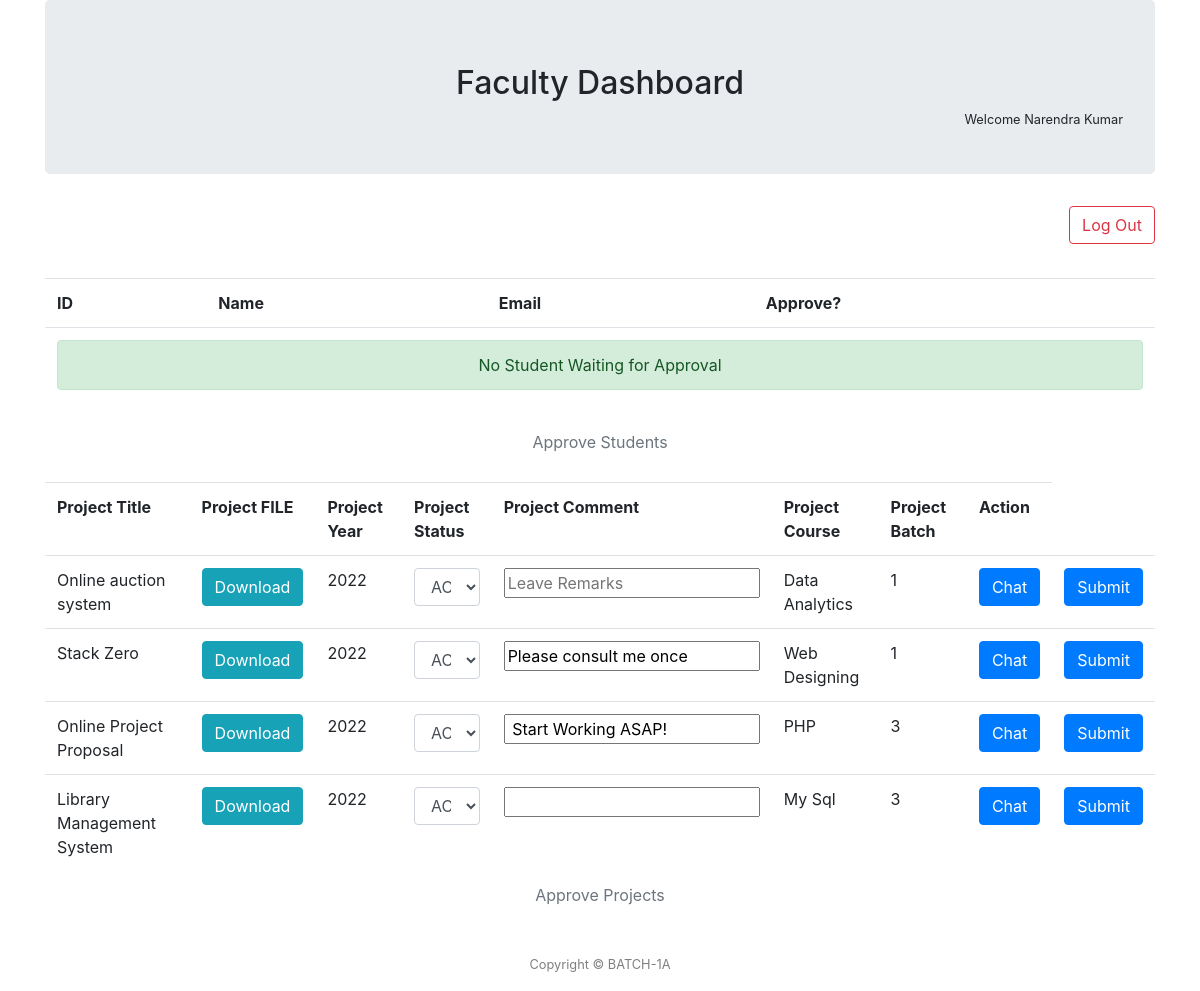
Screenshot of /faculty/index.php (signed in) with the database file from the repository.
### tables this page shows
CREATE TABLE faculty_record (
  faculty_ID int NOT NULL AUTO_INCREMENT,
  faculty_FIRST_NAME varchar(50) NOT NULL,
  faculty_LAST_NAME varchar(50) NOT NULL,
  faculty_EMAIL varchar(50) NOT NULL,
  faculty_DEPT varchar(30) NOT NULL,
  faculty_PASSWORD varchar(50) NOT NULL,
   PRIMARY KEY(faculty_ID)
);

CREATE TABLE project_record (
  project_ID int NOT NULL AUTO_INCREMENT,
  student_ID int NOT NULL,
  faculty_ID int NOT NULL,
  project_TITLE varchar(50) NOT NULL,
  project_YEAR int NOT NULL,
  project_PROFESSOR varchar(50) DEFAULT NULL,
  project_BATCH int NOT NULL,
  project_COURSE varchar(50) NOT NULL,
  project_COMMENT varchar(500) DEFAULT NULL,
  project_STATUS tinyint(1) NOT NULL DEFAULT 0,
  project_file varchar(100) NOT NULL,
   PRIMARY KEY(project_ID)
);

### faculty/index.php (the view, shortened to what this page needs)
<?php
    require_once('../server/connection.php');
    $facultyID = $_SESSION['id'];
    $sql = "SELECT faculty_FIRST_NAME , faculty_LAST_NAME FROM faculty_record WHERE faculty_ID = ${facultyID}";
    $result = $conn->query($sql);
    $data = $result->fetch_assoc();
    $facultyNAME = $data['faculty_FIRST_NAME'] . " " . $data['faculty_LAST_NAME'];
?>
<!DOCTYPE html>
<html lang="en">
<head>
    <link rel="stylesheet" href="../css/bootstrap.css">
    <link rel="stylesheet" href="style.css">
</head>
<body>
    <div class="container container-fluid">
        <div class="jumbotron">
            <h2 class="center">
                Faculty Dashboard
            </h2>
            <small class="right">Welcome <?php echo $facultyNAME?> </small>
        </div>
        <nav class='right'><form action="#" method="post"><input type="submit" value="Log Out" name="logout" class="btn btn-outline-danger"></form></nav>
        <br><br><br>
        <table class="table">
        <caption class='center'>Approve Students</caption>
            <tr>
                <th>ID</th>
                <th>Name</th>
                <th>Email</th>
                <th>Approve?</th>
            </tr>
            <?php
                $sql = "SELECT * FROM student_record WHERE status = 0";
                $result = $conn->query($sql);
                $rows = $result->num_rows;
                if($rows >= 1){
                    while($data = $result->fetch_assoc()){
                        $id = $data['student_ID'];
                        $name = $data['student_FIRST_NAME'] . " " . $data['student_LAST_NAME'];
                        $email = $data['student_EMAIL'];
                        echo"
                        <form method='post'>
                            <tr>
                                <td><fieldset disabled><input type='number' name='field$id' value=${id} id='disabledTextInput' class='form-control'></fieldset></td>
                                <td>${name}</td>
                                <td>${email}</td>
                                <td><input type='submit' name='approve${id}' class='btn btn-outline-success' value='Approve This'></td>
                            </tr>
                        </form>
                        ";
                        if(isset($_POST['approve'.$id])){
                            $sql = "UPDATE student_record SET status = 1 WHERE student_record.student_ID = ${id}";
                            $result = $conn->query($sql);
                            header('Location: ?');
                        }
                    }
                }else{
                    echo '<tr><td colspan="4"><div class="alert alert-success center" role="alert" >No Student Waiting for Approval</div></td></tr>';
                }
            ?>
        </table>
        <table class="table">
        <caption  class='center'>Approve Projects</caption>
            <tr>
                <th>Project Title</th>
                <th>Project FILE</th>
                <th>Project Year</th>
                <th>Project Status</th>
                <th>Project Comment</th>
                <th>Project Course</th>
                <th>Project Batch</th>
                <th>Action</th>
            </tr>
            <?php
                $sql = "SELECT * FROM project_record WHERE faculty_ID = ${facultyID}";
                $result = $conn->query($sql);
                $rows = $result->num_rows;
                if($rows >= 1){
                    while($data = $result->fetch_assoc()){
                        $prID = $data['project_ID'];
                        $title = $data['project_TITLE'];
                        $year = $data['project_YEAR'];
                        $facultyID = $data['faculty_ID'];
                        $stdID = $data['student_ID'];
                        $comment = $data['project_COMMENT'];
                        $course = $data['project_COURSE'];
                        $batch = $data['project_BATCH'];
                        $file = $data['project_file'];
                        echo"
                        <tr>
                            <td>${title}</td>
                            <td> <a href = ${file} class='btn btn-info' download>Download</a></td>";
                            echo"<td>${year}</td>";
                        ?>
                        <form action="#" method="post">
                        <?php
                            echo"
                            <td><select name='status${prID}' class='form-control'>
                                <option value='1'>ACCEPT</option>
                                <option value='2'>REJECT</option>
                            </select></td>
                            <td><input type='text' name='comment${prID}'  placeholder='Leave Remarks' value='${comment}'></td>
                            ";
                            echo"
                                <td>${course}</td>
                                <td>${batch}</td>
                                <td><a href='./../chat/index.php?facultyID=${facultyID}&stdID=${stdID}' class='btn btn-primary'>Chat</a></td>
                                <td><input type='submit' name='update${prID}' class='btn btn-primary'></td>";
                                ?>
                                </form>
                                <?php
                        echo "</tr>";
                    }
                }else{
                    echo '<tr><td colspan="8"><div class="alert alert-success center" role="alert" >No Project Waiting for Approval</div></td></tr>';
                }
            ?>
        </table>
    </div>
    <div class="container text-center">
        <div class="row justify-content-center">
            <footer id="sticky-footer" class="flex-shrink-0 py-3 text-black-50">
                <div class="container text-center">
                    <small>Copyright &copy; BATCH-1A</small>
                </div>
            </footer>
        </div>
     </div>
</body>
</html>

### faculty/style.css (style rules this page uses)
.center { text-align: center; }
.right { float: right; }

### rows the page displays
faculty_record: facultyNAME "Narendra Kumar"
project_record: project_TITLE "Online auction system", project_YEAR "2022", project_ID "ACCEPT", project_COURSE "Data Analytics", project_BATCH "1"
project_record: project_TITLE "Stack Zero", project_YEAR "2022", project_ID "ACCEPT", project_COMMENT "Please consult me once", project_COURSE "Web Designing", project_BATCH "1"
project_record: project_TITLE "Online Project Proposal", project_YEAR "2022", project_ID "ACCEPT", project_COMMENT "Start Working ASAP!", project_COURSE "PHP", project_BATCH "3"
project_record: project_TITLE "Library Management System", project_YEAR "2022", project_ID "ACCEPT", project_COURSE "My Sql", project_BATCH "3"
